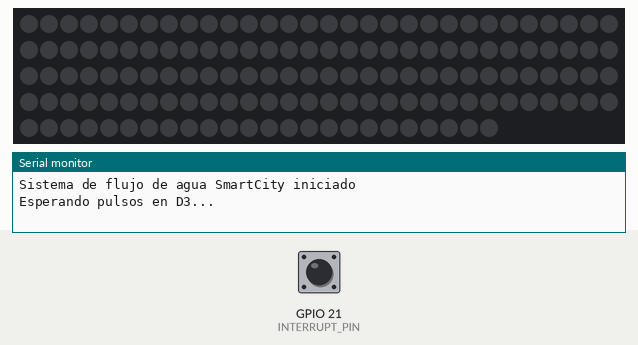
A program run on a simulated Seeed XIAO ESP32-C3. On the bench: 144 RGB LEDs in strip order, left to right, continuing on the next row, the last lines printed to the serial monitor. Inputs (shaded band) come from the test bench; at power-on: GPIO 21 (INTERRUPT_PIN) HIGH.

Above: at 1.2 s.
1.3 s: GPIO 21 (INTERRUPT_PIN) pulsed LOW 2 times (0.12 s each, 0.3 s apart)
At 1.95 s:
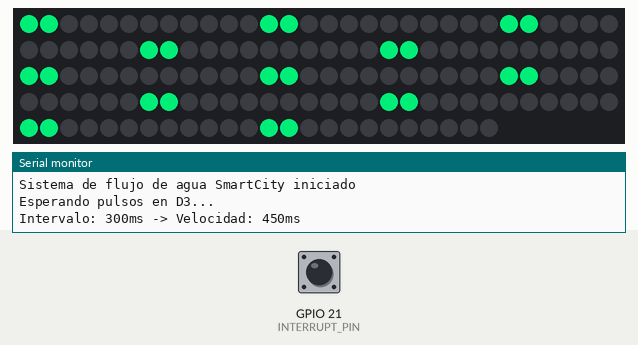
4.9 s: GPIO 21 (INTERRUPT_PIN) pulled LOW for 0.15 s
At 6.8 s:
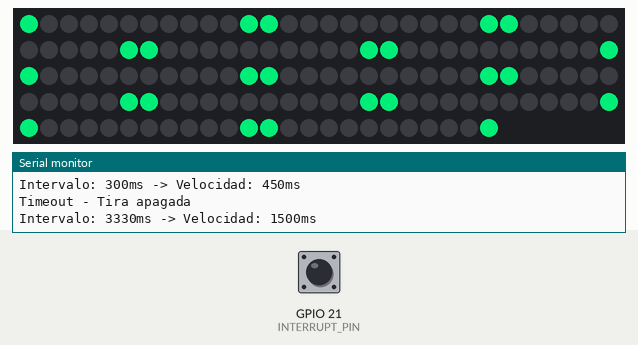
8.0 s: GPIO 21 (INTERRUPT_PIN) pulled LOW for 1 s
At 9.3 s:
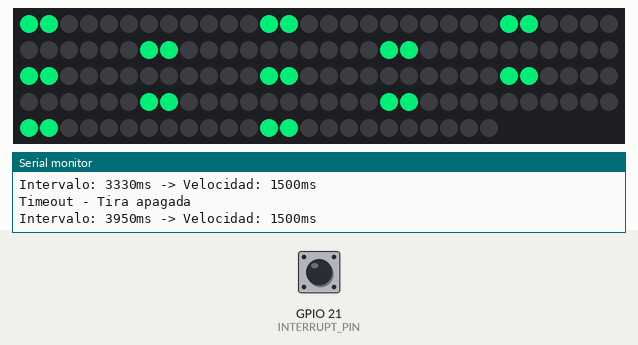
12.0 s: GPIO 21 (INTERRUPT_PIN) pulled LOW for 3.2 s
At 17.1 s:
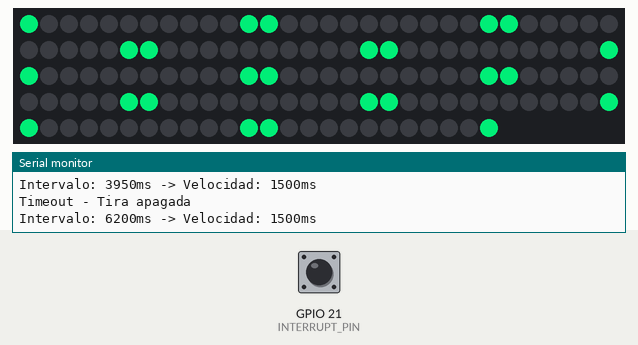
Timing chart, 0 to 18.6 s (numbered marks = the images above; inputs shaded):
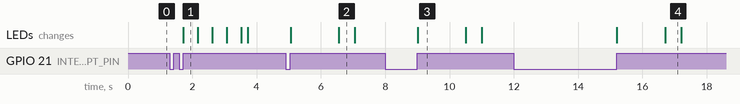

Measured:
- after the input at 1.3 s, the LEDs: change after 0.43 s (image 1)
- after the input at 4.9 s, the LEDs: first change after 0.16 s (image 2 shows a later state)
- after the input at 8.0 s, the LEDs: change after 1.0 s (image 3)
- after the input at 12.0 s, the LEDs: first change after 3.2 s (image 4 shows a later state)
- what the display in image 1 shows lasts 0.5 s, from 1.7 s to 2.2 s
- what the display in image 2 shows lasts 0.5 s, from 6.6 s to 7.1 s
- what the display in image 3 shows lasts 1.5 s, from 9.0 s to 10.5 s

The program:

main.cpp
```cpp
#include <Arduino.h>
#include <Adafruit_NeoPixel.h>

// Configuración de la tira de LEDs para Seeeduino XIAO ESP32-C3
#define LED_PIN D3              // Pin D3 donde está conectada la tira
#define INTERRUPT_PIN D6        // Pin D6 para pulsos de entrada
#define NUM_LEDS 144            // Número de LEDs en la tira (144 LEDs)

// Configuración de velocidad
#define SPEED_MIN 1500          // ms por LED a 1 Hz (muy lento)
#define SPEED_MAX 15            // ms por LED a 100 Hz (super rápido)
#define TIMEOUT_MS 2000         // Timeout sin pulsos para apagar (2 segundos)

Adafruit_NeoPixel strip(NUM_LEDS, LED_PIN, NEO_GRB + NEO_KHZ800);

// Variables para interrupciones (deben ser volatile)
volatile unsigned long lastPulseTime = 0;
volatile unsigned long pulseInterval = 0;
volatile bool newPulseReceived = false;

// Variables para el efecto
unsigned long previousMillis = 0;
unsigned long currentSpeed = 80;        // Velocidad actual en ms
bool stripActive = false;               // Estado de la tira (encendida/apagada)
int flowPosition = 0;                   // Posición actual del flujo

// Color del agua (azul turquesa fijo)
const uint8_t waterR = 0;
const uint8_t waterG = 200;
const uint8_t waterB = 100;

// Configuración del patrón de flujo
#define DROP_LENGTH 2                   // Longitud de cada "gota" (1-2 LEDs)
#define DROP_SPACING 10                 // Espaciado entre gotas

// Función de interrupción para contar pulsos
void IRAM_ATTR handlePulse() {
    unsigned long currentTime = millis();

    if (lastPulseTime > 0) {
        pulseInterval = currentTime - lastPulseTime;
        newPulseReceived = true;
    }

    lastPulseTime = currentTime;
}

// Actualizar velocidad basada en los pulsos recibidos
void updateSpeed() {
    if (newPulseReceived && pulseInterval > 0) {
        newPulseReceived = false;

        // Mapear intervalo de pulsos a velocidad de LEDs
        // pulseInterval: 1000ms (1Hz) -> speed: 500ms (lento)
        // pulseInterval: 10ms (100Hz) -> speed: 40ms (rápido)
        // Relación inversa: más frecuencia = más rápido
        currentSpeed = map(pulseInterval, 10, 1000, SPEED_MAX, SPEED_MIN);

        // Limitar valores
        currentSpeed = constrain(currentSpeed, SPEED_MAX, SPEED_MIN);

        stripActive = true;  // Activar la tira cuando hay pulsos

        Serial.print("Intervalo: ");
        Serial.print(pulseInterval);
        Serial.print("ms -> Velocidad: ");
        Serial.print(currentSpeed);
        Serial.println("ms");
    }
}

// Verificar timeout - apagar si no hay pulsos
void checkTimeout() {
    if (stripActive && (millis() - lastPulseTime > TIMEOUT_MS)) {
        stripActive = false;
        strip.clear();
        strip.show();
        flowPosition = 0;  // Reiniciar posición

        Serial.println("Timeout - Tira apagada");
    }
}

void setup() {
    Serial.begin(115200);
    strip.begin();
    strip.show();

    // Configurar pin de interrupción
    pinMode(INTERRUPT_PIN, INPUT_PULLUP);
    attachInterrupt(digitalPinToInterrupt(INTERRUPT_PIN), handlePulse, RISING);

    Serial.println("Sistema de flujo de agua SmartCity iniciado");
    Serial.println("Esperando pulsos en D3...");
}

void loop() {
    // Actualizar velocidad basada en pulsos
    updateSpeed();

    // Verificar timeout
    checkTimeout();

    // Solo procesar si la tira está activa
    if (stripActive) {
        unsigned long currentMillis = millis();

        if (currentMillis - previousMillis >= currentSpeed) {
            previousMillis = currentMillis;

            // Limpiar toda la tira
            strip.clear();

            // Dibujar múltiples "gotas" que fluyen por la tira
            for (int pos = 0; pos < NUM_LEDS; pos++) {
                // Calcular si en esta posición debe haber una gota
                int relativePos = (pos + flowPosition) % (DROP_LENGTH + DROP_SPACING);

                if (relativePos < DROP_LENGTH) {
                    // Esta posición es parte de una gota
                    // Intensidad uniforme en toda la gota
                    strip.setPixelColor(pos, strip.Color(waterR, waterG, waterB));
                }
            }

            strip.show();

            // Avanzar posición del flujo
            flowPosition++;
            if (flowPosition >= DROP_LENGTH + DROP_SPACING) {
                flowPosition = 0;  // Reiniciar ciclo del patrón
            }
        }
    }
}
```
